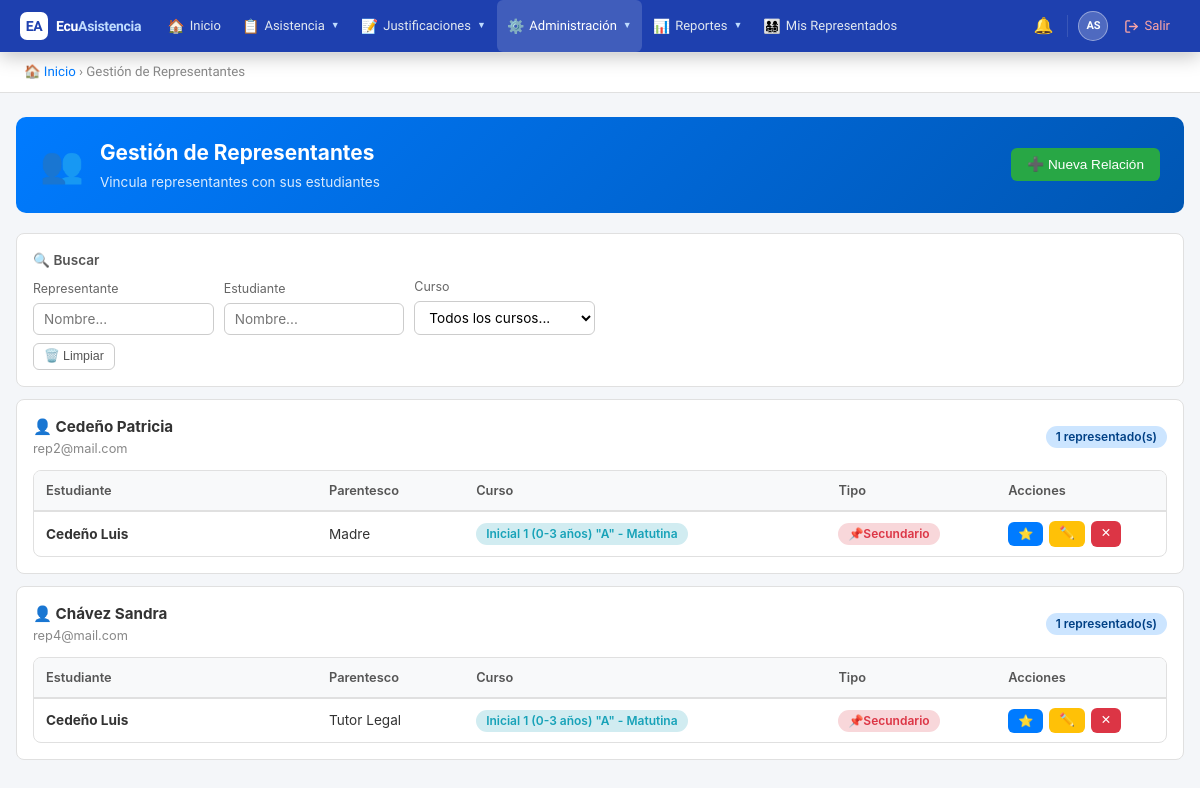
The page /public/?action=manage_representatives (signed in) on the database its author committed.
### tables this page shows
CREATE TABLE `users` (
  `id` int(11) NOT NULL AUTO_INCREMENT,
  `institution_id` int(11) NOT NULL,
  `username` varchar(50) NOT NULL,
  `email` varchar(100) NOT NULL,
  `password` varchar(255) NOT NULL,
  `first_name` varchar(100) NOT NULL,
  `last_name` varchar(100) NOT NULL,
  `dni` varchar(20) DEFAULT NULL,
  `phone` varchar(20) DEFAULT NULL,
  `reset_token` varchar(255) DEFAULT NULL,
  `reset_expires` datetime DEFAULT NULL,
  `is_active` tinyint(1) DEFAULT 1,
  `is_superadmin` tinyint(1) NOT NULL DEFAULT 0,
  `created_at` timestamp NOT NULL DEFAULT current_timestamp(),
  `updated_at` timestamp NOT NULL DEFAULT current_timestamp() ON UPDATE current_timestamp(),
  PRIMARY KEY (`id`),
  UNIQUE KEY `username` (`username`),
  UNIQUE KEY `email` (`email`),
  UNIQUE KEY `dni` (`dni`),
  KEY `institution_id` (`institution_id`),
  CONSTRAINT `users_ibfk_1` FOREIGN KEY (`institution_id`) REFERENCES `institutions` (`id`)
);

CREATE TABLE `representatives` (
  `id` int(11) NOT NULL AUTO_INCREMENT,
  `representative_id` int(11) NOT NULL,
  `student_id` int(11) NOT NULL,
  `relationship` varchar(50) DEFAULT NULL,
  `is_primary` tinyint(1) DEFAULT 0,
  `created_at` timestamp NOT NULL DEFAULT current_timestamp(),
  PRIMARY KEY (`id`),
  UNIQUE KEY `unique_rep_student` (`representative_id`,`student_id`),
  KEY `student_id` (`student_id`),
  CONSTRAINT `representatives_ibfk_1` FOREIGN KEY (`representative_id`) REFERENCES `users` (`id`),
  CONSTRAINT `representatives_ibfk_2` FOREIGN KEY (`student_id`) REFERENCES `users` (`id`)
);

CREATE TABLE `courses` (
  `id` int(11) NOT NULL AUTO_INCREMENT,
  `institution_id` int(11) NOT NULL,
  `school_year_id` int(11) NOT NULL,
  `name` varchar(100) NOT NULL,
  `grade_level` varchar(50) DEFAULT NULL,
  `parallel` varchar(10) DEFAULT NULL,
  `shift_id` int(11) NOT NULL,
  `created_at` timestamp NOT NULL DEFAULT current_timestamp(),
  `updated_at` timestamp NOT NULL DEFAULT current_timestamp() ON UPDATE current_timestamp(),
  PRIMARY KEY (`id`),
  KEY `institution_id` (`institution_id`),
  KEY `school_year_id` (`school_year_id`),
  KEY `shift_id` (`shift_id`),
  CONSTRAINT `courses_ibfk_1` FOREIGN KEY (`institution_id`) REFERENCES `institutions` (`id`),
  CONSTRAINT `courses_ibfk_2` FOREIGN KEY (`school_year_id`) REFERENCES `school_years` (`id`),
  CONSTRAINT `courses_ibfk_3` FOREIGN KEY (`shift_id`) REFERENCES `shifts` (`id`)
);

### controllers/RepresentativeController.php (called while the page is built, shortened)
<?php
require_once BASE_PATH . '/models/Representative.php';
require_once BASE_PATH . '/models/User.php';
class RepresentativeController {
    private $userModel;
    public function __construct() {
        $db = new Database();
        $this->representativeModel = new Representative($db);
        $this->userModel = new User($db);
    }
    public function manageRepresentatives() {
        $representatives = $this->userModel->getByRole('representante');
        include BASE_PATH . '/views/representatives/manage.php';
    }
}

### config/database.php (called while the page is built)
<?php
class Database {
    private $host = 'localhost';
    private $db = 'ecuasistencia2026_db';
    private $user = 'root';
    private $pass = '';
    private $charset = 'utf8mb4';
    private $pdo;
    public function connect() {
        if ($this->pdo === null) {
            $dsn = "mysql:host={$this->host};dbname={$this->db};charset={$this->charset}";
            $options = [
                PDO::ATTR_ERRMODE => PDO::ERRMODE_EXCEPTION,
                PDO::ATTR_DEFAULT_FETCH_MODE => PDO::FETCH_ASSOC,
                PDO::ATTR_EMULATE_PREPARES => false,
            ];
            try {
                $this->pdo = new PDO($dsn, $this->user, $this->pass, $options);
            } catch (PDOException $e) {
                die('Error de conexión: ' . $e->getMessage());
            }
        }
        return $this->pdo;
    }
}

### models/User.php (called while the page is built, shortened)
<?php
class User {
    public $db;
    public function __construct($database) {
        $this->db = $database->connect();
    }
    public function getByRole($roleName) {
        $sql = "SELECT u.* FROM users u
                INNER JOIN user_roles ur ON u.id = ur.user_id
                INNER JOIN roles r ON ur.role_id = r.id
                WHERE r.name = :role_name AND u.institution_id = :institution_id
                ORDER BY u.last_name, u.first_name";
        $stmt = $this->db->prepare($sql);
        $stmt->execute([
            ':role_name' => $roleName,
            ':institution_id' => $_SESSION['institution_id']
        ]);
        return $stmt->fetchAll();
    }
}

### models/Representative.php (called while the page is built, shortened)
<?php
class Representative {
    private $db;
    public function __construct($database) {
        $this->db = $database->connect();
    }
    public function getStudentsByRepresentative($representativeId) {
        $sql = "SELECT u.*, r.relationship, r.is_primary, c.name as course_name, sh.name as shift_name
                FROM users u
                INNER JOIN representatives r ON u.id = r.student_id
                LEFT JOIN course_students cs ON u.id = cs.student_id
                LEFT JOIN courses c ON cs.course_id = c.id
                LEFT JOIN shifts sh ON c.shift_id = sh.id
                WHERE r.representative_id = :representative_id
                ORDER BY r.is_primary DESC, u.last_name, u.first_name";
        $stmt = $this->db->prepare($sql);
        $stmt->execute([':representative_id' => $representativeId]);
        return $stmt->fetchAll();
    }
}

### views/representatives/manage.php (the view, shortened to what this page needs)
<!DOCTYPE html>
<html lang="es">
<head>
</head>
<body>
<?php include BASE_PATH . '/views/partials/navbar.php'; ?>
<div class="breadcrumb">
    <a href="?action=dashboard">🏠 Inicio</a> &rsaquo;
    Gestión de Representantes
</div>
<div class="container">
    <div class="page-header blue">
        <div class="ph-icon">👥</div>
        <div>
            <h1>Gestión de Representantes</h1>
            <p>Vincula representantes con sus estudiantes</p>
        </div>
        <div style="margin-left:auto;">
            <button class="btn btn-success" onclick="openModalNuevaRelacion()">➕ Nueva Relación</button>
        </div>
    </div>
    <div class="filters" style="margin-bottom:12px;">
        <h3 style="font-size:0.85rem;font-weight:600;color:#555;margin-bottom:8px;">🔍 Buscar</h3>
        <div class="filter-grid">
            <div>
                <label style="font-size:0.78rem;color:#666;display:block;margin-bottom:4px;">Representante</label>
                <input type="text" id="filterRep" class="form-control" placeholder="Nombre..." oninput="applyFilters()">
            </div>
            <div>
                <label style="font-size:0.78rem;color:#666;display:block;margin-bottom:4px;">Estudiante</label>
                <input type="text" id="filterStu" class="form-control" placeholder="Nombre..." oninput="applyFilters()">
            </div>
            <div>
                <label style="font-size:0.78rem;color:#666;display:block;margin-bottom:4px;">Curso</label>
                <select id="filterCourse" class="form-control" onchange="applyFilters()">
                    <option value="">Todos los cursos...</option>
                </select>
            </div>
        </div>
        <button class="btn btn-outline btn-sm" style="margin-top:8px;" onclick="clearFilters()">🗑️ Limpiar</button>
    </div>
    <div id="rep-list">
        <?php
        foreach($representatives as $rep):
            $children = $this->representativeModel->getStudentsByRepresentative($rep['id']);
            if(!count($children)) continue;
        ?>
        <div class="rep-block"
             data-repname="<?= htmlspecialchars($rep['last_name'] . ' ' . $rep['first_name']) ?>">
            <div class="rep-block-header">
                <div>
                    <div class="rep-name">👤 <?= htmlspecialchars($rep['last_name'] . ' ' . $rep['first_name']) ?></div>
                    <div class="rep-email"><?= htmlspecialchars($rep['email']) ?></div>
                </div>
                <span class="badge badge-blue"><?= count($children) ?> representado(s)</span>
            </div>
            <div class="table-wrap" style="margin-bottom:0;">
                <table style="table-layout:fixed;width:100%;">
                    <colgroup>
                        <col style="width:25%;">
                        <col style="width:13%;">
                        <col style="width:32%;">
                        <col style="width:15%;">
                        <col style="width:15%;">
                    </colgroup>
                    <thead>
                        <tr>
                            <th>Estudiante</th>
                            <th>Parentesco</th>
                            <th>Curso</th>
                            <th>Tipo</th>
                            <th>Acciones</th>
                        </tr>
                    </thead>
                    <tbody>
                        <?php foreach($children as $child): ?>
                        <tr class="student-row"
                            data-student="<?= htmlspecialchars($child['last_name'] . ' ' . $child['first_name']) ?>"
                            data-course="<?= htmlspecialchars($child['course_name'] ?? '') ?>">
                            <td><strong><?= htmlspecialchars($child['last_name'] . ' ' . $child['first_name']) ?></strong></td>
                            <td><?= htmlspecialchars($child['relationship']) ?></td>
                            <td>
                                <?php if($child['course_name']): ?>
                                    <span class="badge badge-teal"><?= htmlspecialchars($child['course_name']) ?></span>
                                <?php else: ?>
                                    <span style="color:#ccc;">Sin curso</span>
                                <?php endif; ?>
                            </td>
                            <td>
                                <?php if($child['is_primary']): ?>
                                    <span class="badge badge-blue">⭐Principal</span>
                                <?php else: ?>
                                    <span class="badge badge-red">📌Secundario</span>
                                <?php endif; ?>
                            </td>
                            <td>
                                <div class="actions-cell">
                                    <a href="?action=toggle_primary_representative&rep_id=<?= $rep['id'] ?>&student_id=<?= $child['id'] ?>"
                                       class="btn-toggle-primary btn-toggle-on"
                                       title="<?= $child['is_primary'] ? 'Cambiar a Secundario' : 'Cambiar a Principal' ?>">
                                        <?= $child['is_primary'] ? '📌' : '⭐' ?>
                                    </a>
                                    <button class="btn btn-warning btn-sm"
                                        onclick="openEdit(<?= $rep['id'] ?>, <?= $child['id'] ?>,
                                            '<?= addslashes(htmlspecialchars($rep['last_name'] . ' ' . $rep['first_name'])) ?>',
                                            '<?= addslashes(htmlspecialchars($child['last_name'] . ' ' . $child['first_name'])) ?>',
                                            '<?= addslashes(htmlspecialchars($child['relationship'])) ?>',
                                            <?= $child['is_primary'] ? 1 : 0 ?>)"
                                        title="Editar relación">✏️</button>
                                    <button class="btn btn-danger btn-sm"
                                        onclick="confirmRemove(<?= $rep['id'] ?>, <?= $child['id'] ?>,
                                            '<?= addslashes(htmlspecialchars($rep['last_name'] . ' ' . $rep['first_name'])) ?>',
                                            '<?= addslashes(htmlspecialchars($child['last_name'] . ' ' . $child['first_name'])) ?>')"
                                        title="Eliminar relación">✕</button>
                                </div>
                            </td>
                        </tr>
                        <?php endforeach; ?>
                    </tbody>
                </table>
            </div>
        </div>
        <?php endforeach; ?>
    </div>
</div>
</body>
</html>

### public/css/global.css (style rules this page uses)
* { box-sizing: border-box; margin: 0; padding: 0; }
body { font-family: -apple-system, BlinkMacSystemFont, 'Segoe UI', Roboto, sans-serif; background: #f4f6f9; color: #333; font-size: 14px; line-height: 1.5; }
.breadcrumb { padding: 10px 24px; background: #fff; border-bottom: 1px solid #e0e0e0; font-size: 0.83rem; color: #888; }
.breadcrumb a { color: #007bff; text-decoration: none; }
.container { max-width: 1200px; margin: 24px auto; padding: 0 16px; }
.page-header { background: linear-gradient(135deg, #007bff, #0056b3); color: #fff; border-radius: 10px; padding: 20px 24px; margin-bottom: 20px; display: flex; align-items: center; gap: 16px; }
.page-header .ph-icon { font-size: 2.2rem; }
.page-header h1 { font-size: 1.3rem; font-weight: 700; }
.page-header p { font-size: 0.85rem; opacity: 0.85; margin-top: 4px; }
.filters { background: #fff; border: 1px solid #e0e0e0; border-radius: 8px; padding: 16px; margin-bottom: 16px; }
.filters h3 { font-size: 0.85rem; font-weight: 600; color: #555; margin-bottom: 12px; }
.filter-grid { display: grid; grid-template-columns: repeat(auto-fill, minmax(180px, 1fr)); gap: 10px; align-items: end; }
.filter-grid select, .filter-grid input, .filter-group select, .filter-group input { width: 100%; padding: 7px 10px; border: 1px solid #ccc; border-radius: 6px; font-size: 0.85rem; transition: border-color 0.2s; background: #fff; }
.table-wrap { background: #fff; border: 1px solid #e0e0e0; border-radius: 8px; overflow: hidden; }
table { width: 100%; border-collapse: collapse; }
thead th { background: #f8f9fa; padding: 10px 12px; text-align: left; font-size: 0.8rem; font-weight: 600; color: #555; border-bottom: 2px solid #e0e0e0; white-space: nowrap; }
tbody td { padding: 9px 12px; border-bottom: 1px solid #f0f0f0; font-size: 0.85rem; vertical-align: middle; }
tbody tr:last-child td { border-bottom: none; }
.badge { display: inline-block; padding: 2px 10px; border-radius: 12px; font-size: 0.75rem; font-weight: 600; }
.badge-red { background: #f8d7da; color: #dc3545; }
.badge-teal { background: #d1ecf1; color: #17a2b8; }
.badge-blue { background: #cce5ff; color: #004085; }
.btn { padding: 7px 16px; border-radius: 6px; border: none; cursor: pointer; font-size: 0.85rem; font-weight: 500; text-decoration: none; display: inline-flex; align-items: center; gap: 5px; transition: opacity 0.15s, transform 0.1s; line-height: 1.4; }
.btn-success { background: #28a745; color: #fff; }
.btn-danger { background: #dc3545; color: #fff; }
.btn-warning { background: #ffc107; color: #212529; }
.btn-outline { background: #fff; color: #555; border: 1px solid #ccc; }
.btn-sm { padding: 4px 10px; font-size: 0.78rem; }
.form-control { width: 100%; padding: 8px 12px; border: 1px solid #ccc; border-radius: 6px; font-size: 0.88rem; transition: border-color 0.2s; font-family: inherit; }

### views/representatives/manage.php (style rules this page uses)
.rep-block { background:#fff; border:1px solid #e0e0e0; border-radius:8px; padding:16px; margin-bottom:12px; }
.rep-block-header { display:flex; justify-content:space-between; align-items:center; margin-bottom:12px; }
.rep-name { font-size:0.95rem; font-weight:700; }
.rep-email { font-size:0.8rem; color:#888; }
.btn-toggle-primary { font-size:0.75rem; padding:3px 10px; border-radius:6px; cursor:pointer; border:none; transition: background 0.2s; text-decoration: none; display: inline-block; }
.btn-toggle-on { background:#007bff; color:#fff; }
.actions-cell { display:flex; gap:6px; align-items:center; flex-wrap:wrap; }

### views/partials/navbar.php (style rules this page uses)
:root { --nav-bg: #1e40af; --nav-accent: #60a5fa; --nav-hover: rgba(96,165,250,0.18); --nav-text: #e2e8f0; --nav-muted: #bfdbfe; --nav-border: rgba(255,255,255,0.12); --nav-dd-bg: #1d4ed8; --nav-dd-hover:#2563eb; --nav-height: 52px; }
*, *::before, *::after { box-sizing: border-box; }
.breadcrumb { padding: 9px 24px; background: #fff; border-bottom: 1px solid #e8ecf0; font-size: 0.82rem; color: #94a3b8; font-family: 'Plus Jakarta Sans', system-ui, sans-serif; }
.breadcrumb a { color: #3b82f6; text-decoration: none; }

### rows shown on the page
users: last_name+first_name "Cedeño Patricia", email "rep2@mail.com", count($children) "1"
users: last_name+first_name "Cedeño Luis", representatives.relationship "Madre", courses.name "Inicial 1 (0-3 años) \"A\" - Matutina", representatives.relationship "Tutor Legal"
users: last_name+first_name "Chávez Sandra", email "rep4@mail.com", count($children) "1"
